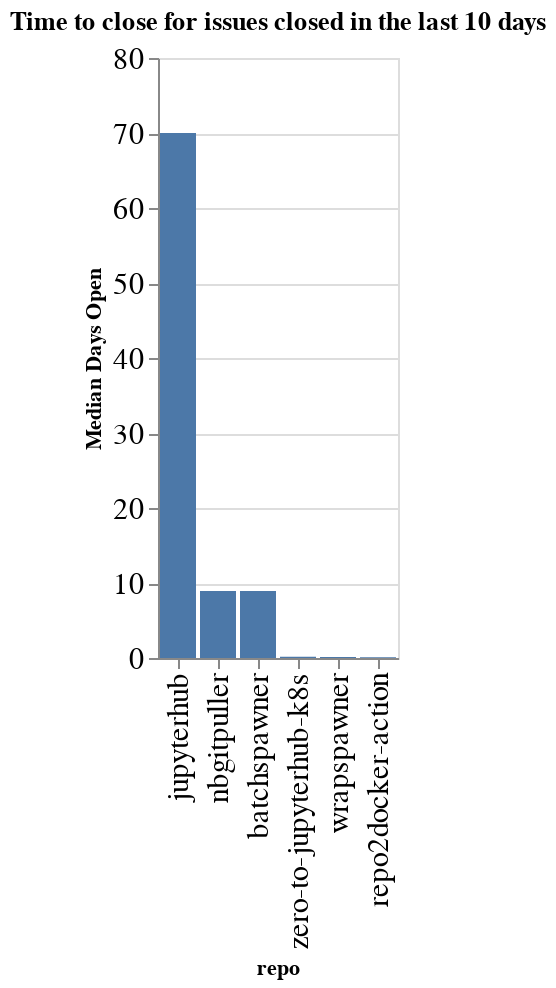

Source (notebook cell):
### Code cell
time_open = closed.groupby(['org', 'repo']).agg({'time_open': 'median'}).reset_index()
time_open['time_open'] = time_open['time_open'] / (60 * 60 * 24)
time_open['org/repo'] = time_open.apply(lambda a: a['org'] + '/' + a['repo'], axis=1)
sorted_vals = time_open.sort_values(['org', 'time_open'], ascending=False)['repo'].values
alt.Chart(data=time_open, title=f"Time to close for issues closed in the last {n_days} days").mark_bar().encode(
    x=alt.X('repo', sort=alt.Sort(sorted_vals.tolist())),
    y=alt.Y('time_open', title="Median Days Open"),
)

### Figure 1 — Vega-Lite specification as saved in the notebook (floating-point values rounded to 4 significant figures)
{"config": {"axisLeft": {"labelFontSize": 15}, "axisBottom": {"labelFontSize": 15}}, "data": {"name": "data-a7c0ba1e6ddb28c089c2a1acf178ea2d"}, "mark": "bar", "encoding": {"x": {"type": "nominal", "field": "repo", "sort": ["jupyterhub", "nbgitpuller", "batchspawner", "zero-to-jupyterhub-k8s", "wrapspawner", "repo2docker-action"]}, "y": {"type": "quantitative", "field": "time_open", "title": "Median Days Open"}}, "title": "Time to close for issues closed in the last 10 days", "$schema": "https://vega.github.io/schema/vega-lite/v4.0.2.json", "datasets": {"data-a7c0ba1e6ddb28c089c2a1acf178ea2d": [{"org": "jupyterhub", "repo": "batchspawner", "time_open": 8.935, "org/repo": "jupyterhub/batchspawner"}, {"org": "jupyterhub", "repo": "jupyterhub", "time_open": 70.0, "org/repo": "jupyterhub/jupyterhub"}, {"org": "jupyterhub", "repo": "nbgitpuller", "time_open": 8.948, "org/repo": "jupyterhub/nbgitpuller"}, {"org": "jupyterhub", "repo": "repo2docker-action", "time_open": 0.1052, "org/repo": "jupyterhub/repo2docker-action"}, {"org": "jupyterhub", "repo": "wrapspawner", "time_open": 0.1207, "org/repo": "jupyterhub/wrapspawner"}, {"org": "jupyterhub", "repo": "zero-to-jupyterhub-k8s", "time_open": 0.1686, "org/repo": "jupyterhub/zero-to-jupyterhub-k8s"}]}}
